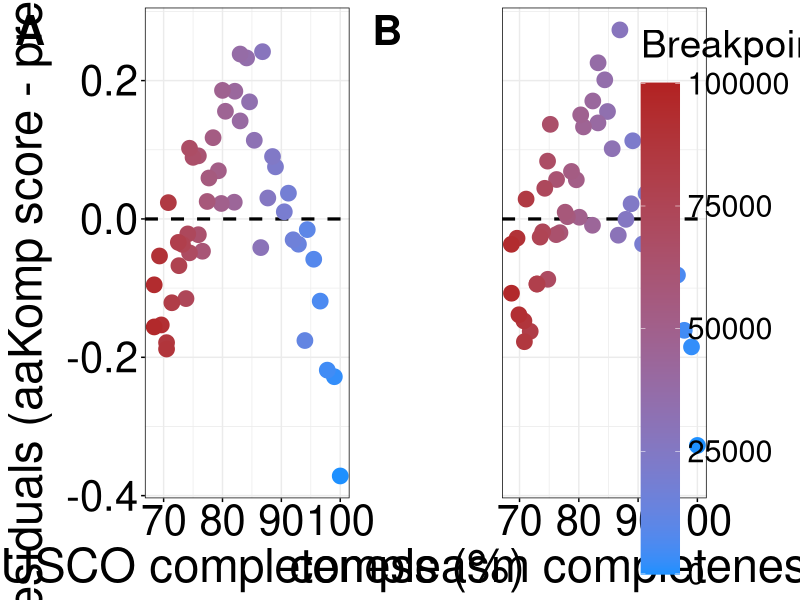

This figure's R source:
library(readr)
library(ggplot2)
library(MASS)
library(cowplot) 


breakpoints <- read_delim("aakomp_sup_fig3.tsv", 
                          delim = "\t", escape_double = FALSE, 
                          trim_ws = TRUE)
breakpoints <- head(breakpoints, -1)
gs_corr <- breakpoints

gs_corr$recip_amn <- gs_corr$aaKomp



fit4 <- rlm(recip_amn ~ Busco, data = gs_corr)
gs_corr$resid_busco <- resid(fit4)


fit3 <- rlm(recip_amn ~ Compleasm, data = gs_corr)
gs_corr$resid_compleasm <- resid(fit3)

y_lim <- range(c(gs_corr$resid_busco, gs_corr$resid_compleasm), na.rm = TRUE)


p_resid_busco <- ggplot(gs_corr, aes(x = Busco, y = resid_busco)) +
  geom_hline(yintercept = 0, color = "black", linetype = "dashed", size = 1.1) +
  geom_point(aes(color = breakpoints), size = 5) +
  scale_color_gradient(low = "dodgerblue", high = "firebrick", name = "Breakpoints", limits = c(0, 100000)) +
  labs(x = "BUSCO completeness (%)", 
       y = "Residuals (aaKomp score - predicted)") +
  scale_x_continuous(expand = expansion(mult = c(0.05, 0.05))) +
  scale_y_continuous(limits = y_lim, expand = expansion(mult = c(0.05, 0.05))) +
  theme_minimal() +
  theme(
    panel.border = element_rect(color = "black", fill = NA),
    axis.ticks = element_line(color = "black"),
    axis.text = element_text(size = 30, color = "black"),
    axis.title = element_text(size = 34),
    legend.position = "none" 
  )


p_resid_compleasm <- ggplot(gs_corr, aes(x = Compleasm, y = resid_compleasm)) +
  geom_hline(yintercept = 0, color = "black", linetype = "dashed", size = 1.1) +
  geom_point(aes(color = breakpoints), size = 5) +
  scale_color_gradient(low = "dodgerblue", high = "firebrick", name = "Breakpoints", limits = c(0, 100000)) +
  labs(x = "compleasm completeness (%)", 
       y = "Residuals (aaKomp score - predicted)") +
  scale_x_continuous(expand = expansion(mult = c(0.05, 0.05))) +
  scale_y_continuous(limits = y_lim, expand = expansion(mult = c(0.05, 0.05))) +
  theme_minimal() +
  theme(
    panel.border = element_rect(color = "black", fill = NA),
    axis.ticks.x = element_line(color = "black"),
    axis.text.x = element_text(size = 30, color = "black"),
    axis.title.x = element_text(size = 34),
    
    axis.title.y = element_text(size = 34, color = "transparent"),
    axis.text.y = element_text(size = 30, color = "transparent"),
    axis.ticks.y = element_line(color = "transparent"),
    
    legend.title = element_text(size = 28, color = "black", margin = margin(b = 15)),
    legend.text = element_text(size = 22, color = "black"),
    legend.key.height = unit(2.5, "cm"),
    legend.key.width = unit(1, "cm"),
    
    legend.box.margin = margin(r = 20) 
  )


shared_legend <- get_legend(p_resid_compleasm)

p_resid_compleasm <- p_resid_compleasm + theme(legend.position = "none")

fig_ab <- plot_grid(p_resid_busco, p_resid_compleasm, 
                    labels = c("A", "B"), 
                    ncol = 2, 
                    label_size = 30, 
                    align = "hv",
                    axis = "tblr")

fig_residuals <- plot_grid(fig_ab, shared_legend, 
                           ncol = 2, 
                           rel_widths = c(1, 0.12))

print(fig_residuals)
